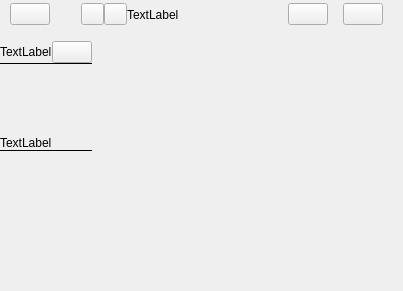
<?xml version="1.0" encoding="UTF-8"?>
<ui version="4.0">
 <class>MyCalendar</class>
 <widget class="QWidget" name="MyCalendar">
  <property name="geometry">
   <rect>
    <x>0</x>
    <y>0</y>
    <width>403</width>
    <height>291</height>
   </rect>
  </property>
  <property name="windowTitle">
   <string>Form</string>
  </property>
  <layout class="QVBoxLayout" name="verticalLayout">
   <property name="spacing">
    <number>0</number>
   </property>
   <property name="leftMargin">
    <number>0</number>
   </property>
   <property name="topMargin">
    <number>0</number>
   </property>
   <property name="rightMargin">
    <number>0</number>
   </property>
   <property name="bottomMargin">
    <number>0</number>
   </property>
   <item>
    <widget class="QFrame" name="header_bar_container">
     <property name="sizePolicy">
      <sizepolicy hsizetype="Preferred" vsizetype="Preferred">
       <horstretch>0</horstretch>
       <verstretch>1</verstretch>
      </sizepolicy>
     </property>
     <property name="frameShape">
      <enum>QFrame::NoFrame</enum>
     </property>
     <property name="frameShadow">
      <enum>QFrame::Raised</enum>
     </property>
     <layout class="QHBoxLayout" name="horizontalLayout_2">
      <property name="spacing">
       <number>0</number>
      </property>
      <property name="leftMargin">
       <number>0</number>
      </property>
      <property name="topMargin">
       <number>0</number>
      </property>
      <property name="rightMargin">
       <number>0</number>
      </property>
      <property name="bottomMargin">
       <number>0</number>
      </property>
      <item>
       <widget class="QFrame" name="frame_4">
        <property name="sizePolicy">
         <sizepolicy hsizetype="Preferred" vsizetype="Preferred">
          <horstretch>7</horstretch>
          <verstretch>0</verstretch>
         </sizepolicy>
        </property>
        <property name="toolTip">
         <string/>
        </property>
        <property name="frameShape">
         <enum>QFrame::NoFrame</enum>
        </property>
        <property name="frameShadow">
         <enum>QFrame::Raised</enum>
        </property>
        <layout class="QHBoxLayout" name="horizontalLayout_5">
         <property name="spacing">
          <number>0</number>
         </property>
         <property name="leftMargin">
          <number>10</number>
         </property>
         <property name="topMargin">
          <number>0</number>
         </property>
         <property name="rightMargin">
          <number>0</number>
         </property>
         <property name="bottomMargin">
          <number>0</number>
         </property>
         <item>
          <widget class="QPushButton" name="refresh_button">
           <property name="sizePolicy">
            <sizepolicy hsizetype="Minimum" vsizetype="Fixed">
             <horstretch>0</horstretch>
             <verstretch>0</verstretch>
            </sizepolicy>
           </property>
           <property name="cursor">
            <cursorShape>PointingHandCursor</cursorShape>
           </property>
           <property name="focusPolicy">
            <enum>Qt::NoFocus</enum>
           </property>
           <property name="toolTip">
            <string>Refresh</string>
           </property>
           <property name="text">
            <string/>
           </property>
           <property name="icon">
            <iconset resource="../../../resources/resources.qrc">
             <normaloff>:/refresh.svg</normaloff>:/refresh.svg</iconset>
           </property>
          </widget>
         </item>
         <item>
          <spacer name="horizontalSpacer">
           <property name="orientation">
            <enum>Qt::Horizontal</enum>
           </property>
           <property name="sizeHint" stdset="0">
            <size>
             <width>46</width>
             <height>20</height>
            </size>
           </property>
          </spacer>
         </item>
        </layout>
       </widget>
      </item>
      <item>
       <widget class="QFrame" name="frame">
        <property name="sizePolicy">
         <sizepolicy hsizetype="Ignored" vsizetype="Preferred">
          <horstretch>4</horstretch>
          <verstretch>0</verstretch>
         </sizepolicy>
        </property>
        <property name="frameShape">
         <enum>QFrame::NoFrame</enum>
        </property>
        <property name="frameShadow">
         <enum>QFrame::Raised</enum>
        </property>
        <layout class="QHBoxLayout" name="horizontalLayout_6">
         <property name="spacing">
          <number>0</number>
         </property>
         <property name="leftMargin">
          <number>0</number>
         </property>
         <property name="topMargin">
          <number>0</number>
         </property>
         <property name="rightMargin">
          <number>0</number>
         </property>
         <property name="bottomMargin">
          <number>0</number>
         </property>
         <item>
          <widget class="QPushButton" name="previous_month_button">
           <property name="sizePolicy">
            <sizepolicy hsizetype="Minimum" vsizetype="Fixed">
             <horstretch>0</horstretch>
             <verstretch>0</verstretch>
            </sizepolicy>
           </property>
           <property name="cursor">
            <cursorShape>PointingHandCursor</cursorShape>
           </property>
           <property name="focusPolicy">
            <enum>Qt::NoFocus</enum>
           </property>
           <property name="toolTip">
            <string>Previous month</string>
           </property>
           <property name="text">
            <string/>
           </property>
          </widget>
         </item>
         <item>
          <widget class="QPushButton" name="next_month_button">
           <property name="sizePolicy">
            <sizepolicy hsizetype="Minimum" vsizetype="Fixed">
             <horstretch>0</horstretch>
             <verstretch>0</verstretch>
            </sizepolicy>
           </property>
           <property name="cursor">
            <cursorShape>PointingHandCursor</cursorShape>
           </property>
           <property name="focusPolicy">
            <enum>Qt::NoFocus</enum>
           </property>
           <property name="toolTip">
            <string>Next month</string>
           </property>
           <property name="text">
            <string/>
           </property>
          </widget>
         </item>
         <item>
          <spacer name="horizontalSpacer_3">
           <property name="orientation">
            <enum>Qt::Horizontal</enum>
           </property>
           <property name="sizeHint" stdset="0">
            <size>
             <width>40</width>
             <height>20</height>
            </size>
           </property>
          </spacer>
         </item>
        </layout>
       </widget>
      </item>
      <item>
       <widget class="QFrame" name="frame_5">
        <property name="sizePolicy">
         <sizepolicy hsizetype="Preferred" vsizetype="Preferred">
          <horstretch>24</horstretch>
          <verstretch>0</verstretch>
         </sizepolicy>
        </property>
        <property name="frameShape">
         <enum>QFrame::NoFrame</enum>
        </property>
        <property name="frameShadow">
         <enum>QFrame::Raised</enum>
        </property>
        <layout class="QHBoxLayout" name="horizontalLayout_4">
         <property name="spacing">
          <number>15</number>
         </property>
         <property name="leftMargin">
          <number>0</number>
         </property>
         <property name="topMargin">
          <number>0</number>
         </property>
         <property name="rightMargin">
          <number>20</number>
         </property>
         <property name="bottomMargin">
          <number>0</number>
         </property>
         <item>
          <widget class="QLabel" name="month_year_label">
           <property name="sizePolicy">
            <sizepolicy hsizetype="Preferred" vsizetype="Preferred">
             <horstretch>0</horstretch>
             <verstretch>0</verstretch>
            </sizepolicy>
           </property>
           <property name="text">
            <string>TextLabel</string>
           </property>
          </widget>
         </item>
         <item>
          <spacer name="horizontalSpacer_2">
           <property name="orientation">
            <enum>Qt::Horizontal</enum>
           </property>
           <property name="sizeHint" stdset="0">
            <size>
             <width>40</width>
             <height>20</height>
            </size>
           </property>
          </spacer>
         </item>
         <item>
          <widget class="QPushButton" name="today_button">
           <property name="sizePolicy">
            <sizepolicy hsizetype="Minimum" vsizetype="Fixed">
             <horstretch>0</horstretch>
             <verstretch>0</verstretch>
            </sizepolicy>
           </property>
           <property name="cursor">
            <cursorShape>PointingHandCursor</cursorShape>
           </property>
           <property name="focusPolicy">
            <enum>Qt::NoFocus</enum>
           </property>
           <property name="toolTip">
            <string>Current month</string>
           </property>
           <property name="text">
            <string/>
           </property>
           <property name="icon">
            <iconset resource="../../../resources/resources.qrc">
             <normaloff>:/calendar.svg</normaloff>:/calendar.svg</iconset>
           </property>
          </widget>
         </item>
         <item>
          <widget class="QPushButton" name="add_event_button">
           <property name="sizePolicy">
            <sizepolicy hsizetype="Minimum" vsizetype="Fixed">
             <horstretch>0</horstretch>
             <verstretch>0</verstretch>
            </sizepolicy>
           </property>
           <property name="cursor">
            <cursorShape>PointingHandCursor</cursorShape>
           </property>
           <property name="focusPolicy">
            <enum>Qt::NoFocus</enum>
           </property>
           <property name="toolTip">
            <string>Add assessment</string>
           </property>
           <property name="text">
            <string/>
           </property>
           <property name="icon">
            <iconset resource="../../../resources/resources.qrc">
             <normaloff>:/plus_white.svg</normaloff>:/plus_white.svg</iconset>
           </property>
          </widget>
         </item>
        </layout>
       </widget>
      </item>
     </layout>
    </widget>
   </item>
   <item>
    <widget class="QFrame" name="frame_2">
     <property name="sizePolicy">
      <sizepolicy hsizetype="Preferred" vsizetype="Preferred">
       <horstretch>0</horstretch>
       <verstretch>9</verstretch>
      </sizepolicy>
     </property>
     <property name="frameShape">
      <enum>QFrame::NoFrame</enum>
     </property>
     <property name="frameShadow">
      <enum>QFrame::Raised</enum>
     </property>
     <layout class="QHBoxLayout" name="horizontalLayout">
      <property name="spacing">
       <number>0</number>
      </property>
      <property name="leftMargin">
       <number>0</number>
      </property>
      <property name="topMargin">
       <number>0</number>
      </property>
      <property name="rightMargin">
       <number>0</number>
      </property>
      <property name="bottomMargin">
       <number>0</number>
      </property>
      <item>
       <widget class="QFrame" name="left_column_container">
        <property name="sizePolicy">
         <sizepolicy hsizetype="Preferred" vsizetype="Preferred">
          <horstretch>1</horstretch>
          <verstretch>0</verstretch>
         </sizepolicy>
        </property>
        <property name="frameShape">
         <enum>QFrame::NoFrame</enum>
        </property>
        <property name="frameShadow">
         <enum>QFrame::Raised</enum>
        </property>
        <layout class="QVBoxLayout" name="verticalLayout_9">
         <property name="spacing">
          <number>0</number>
         </property>
         <property name="leftMargin">
          <number>0</number>
         </property>
         <property name="topMargin">
          <number>0</number>
         </property>
         <property name="rightMargin">
          <number>0</number>
         </property>
         <property name="bottomMargin">
          <number>0</number>
         </property>
         <item>
          <widget class="QFrame" name="left_col_top_spacer">
           <property name="sizePolicy">
            <sizepolicy hsizetype="Preferred" vsizetype="Preferred">
             <horstretch>0</horstretch>
             <verstretch>1</verstretch>
            </sizepolicy>
           </property>
           <property name="frameShape">
            <enum>QFrame::NoFrame</enum>
           </property>
           <property name="frameShadow">
            <enum>QFrame::Raised</enum>
           </property>
          </widget>
         </item>
         <item>
          <widget class="QFrame" name="class_list_container">
           <property name="sizePolicy">
            <sizepolicy hsizetype="Preferred" vsizetype="Preferred">
             <horstretch>0</horstretch>
             <verstretch>8</verstretch>
            </sizepolicy>
           </property>
           <property name="frameShape">
            <enum>QFrame::NoFrame</enum>
           </property>
           <property name="frameShadow">
            <enum>QFrame::Raised</enum>
           </property>
           <layout class="QVBoxLayout" name="verticalLayout_4">
            <property name="spacing">
             <number>0</number>
            </property>
            <property name="leftMargin">
             <number>0</number>
            </property>
            <property name="topMargin">
             <number>0</number>
            </property>
            <property name="rightMargin">
             <number>0</number>
            </property>
            <property name="bottomMargin">
             <number>0</number>
            </property>
            <item>
             <widget class="QFrame" name="frame_11">
              <property name="sizePolicy">
               <sizepolicy hsizetype="Preferred" vsizetype="Preferred">
                <horstretch>0</horstretch>
                <verstretch>3</verstretch>
               </sizepolicy>
              </property>
              <property name="frameShape">
               <enum>QFrame::NoFrame</enum>
              </property>
              <property name="frameShadow">
               <enum>QFrame::Raised</enum>
              </property>
              <layout class="QVBoxLayout" name="verticalLayout_6">
               <property name="spacing">
                <number>0</number>
               </property>
               <property name="leftMargin">
                <number>0</number>
               </property>
               <property name="topMargin">
                <number>0</number>
               </property>
               <property name="rightMargin">
                <number>0</number>
               </property>
               <property name="bottomMargin">
                <number>0</number>
               </property>
               <item>
                <widget class="QFrame" name="frame_9">
                 <property name="sizePolicy">
                  <sizepolicy hsizetype="Preferred" vsizetype="Preferred">
                   <horstretch>0</horstretch>
                   <verstretch>1</verstretch>
                  </sizepolicy>
                 </property>
                 <property name="frameShape">
                  <enum>QFrame::NoFrame</enum>
                 </property>
                 <property name="frameShadow">
                  <enum>QFrame::Raised</enum>
                 </property>
                 <layout class="QHBoxLayout" name="horizontalLayout_7">
                  <property name="spacing">
                   <number>0</number>
                  </property>
                  <property name="leftMargin">
                   <number>0</number>
                  </property>
                  <property name="topMargin">
                   <number>0</number>
                  </property>
                  <property name="rightMargin">
                   <number>0</number>
                  </property>
                  <property name="bottomMargin">
                   <number>0</number>
                  </property>
                  <item>
                   <widget class="QLabel" name="class_list_label">
                    <property name="text">
                     <string>TextLabel</string>
                    </property>
                   </widget>
                  </item>
                  <item>
                   <spacer name="horizontalSpacer_4">
                    <property name="orientation">
                     <enum>Qt::Horizontal</enum>
                    </property>
                    <property name="sizeHint" stdset="0">
                     <size>
                      <width>0</width>
                      <height>20</height>
                     </size>
                    </property>
                   </spacer>
                  </item>
                  <item>
                   <widget class="QPushButton" name="add_class_button">
                    <property name="sizePolicy">
                     <sizepolicy hsizetype="Maximum" vsizetype="Fixed">
                      <horstretch>0</horstretch>
                      <verstretch>0</verstretch>
                     </sizepolicy>
                    </property>
                    <property name="cursor">
                     <cursorShape>PointingHandCursor</cursorShape>
                    </property>
                    <property name="focusPolicy">
                     <enum>Qt::NoFocus</enum>
                    </property>
                    <property name="toolTip">
                     <string>Add class</string>
                    </property>
                    <property name="text">
                     <string/>
                    </property>
                    <property name="icon">
                     <iconset resource="../../../resources/resources.qrc">
                      <normaloff>:/plus.svg</normaloff>:/plus.svg</iconset>
                    </property>
                   </widget>
                  </item>
                 </layout>
                </widget>
               </item>
               <item>
                <widget class="QFrame" name="line">
                 <property name="minimumSize">
                  <size>
                   <width>0</width>
                   <height>1</height>
                  </size>
                 </property>
                 <property name="maximumSize">
                  <size>
                   <width>16777215</width>
                   <height>1</height>
                  </size>
                 </property>
                 <property name="frameShape">
                  <enum>QFrame::HLine</enum>
                 </property>
                 <property name="frameShadow">
                  <enum>QFrame::Plain</enum>
                 </property>
                 <property name="midLineWidth">
                  <number>0</number>
                 </property>
                </widget>
               </item>
               <item>
                <widget class="QFrame" name="frame_6">
                 <property name="sizePolicy">
                  <sizepolicy hsizetype="Preferred" vsizetype="Preferred">
                   <horstretch>0</horstretch>
                   <verstretch>9</verstretch>
                  </sizepolicy>
                 </property>
                 <property name="frameShape">
                  <enum>QFrame::NoFrame</enum>
                 </property>
                 <property name="frameShadow">
                  <enum>QFrame::Raised</enum>
                 </property>
                 <layout class="QVBoxLayout" name="verticalLayout_10">
                  <property name="spacing">
                   <number>0</number>
                  </property>
                  <property name="leftMargin">
                   <number>0</number>
                  </property>
                  <property name="topMargin">
                   <number>0</number>
                  </property>
                  <property name="rightMargin">
                   <number>0</number>
                  </property>
                  <property name="bottomMargin">
                   <number>0</number>
                  </property>
                  <item>
                   <layout class="QVBoxLayout" name="class_list_layout">
                    <property name="spacing">
                     <number>0</number>
                    </property>
                    <property name="topMargin">
                     <number>10</number>
                    </property>
                   </layout>
                  </item>
                 </layout>
                </widget>
               </item>
              </layout>
             </widget>
            </item>
           </layout>
          </widget>
         </item>
         <item>
          <widget class="QFrame" name="to_do_list_container">
           <property name="sizePolicy">
            <sizepolicy hsizetype="Preferred" vsizetype="Preferred">
             <horstretch>0</horstretch>
             <verstretch>12</verstretch>
            </sizepolicy>
           </property>
           <property name="frameShape">
            <enum>QFrame::NoFrame</enum>
           </property>
           <property name="frameShadow">
            <enum>QFrame::Raised</enum>
           </property>
           <layout class="QVBoxLayout" name="verticalLayout_5">
            <property name="spacing">
             <number>0</number>
            </property>
            <property name="leftMargin">
             <number>0</number>
            </property>
            <property name="topMargin">
             <number>0</number>
            </property>
            <property name="rightMargin">
             <number>0</number>
            </property>
            <property name="bottomMargin">
             <number>0</number>
            </property>
            <item>
             <widget class="QFrame" name="frame_15">
              <property name="frameShape">
               <enum>QFrame::NoFrame</enum>
              </property>
              <property name="frameShadow">
               <enum>QFrame::Raised</enum>
              </property>
              <layout class="QHBoxLayout" name="horizontalLayout_9">
               <property name="spacing">
                <number>0</number>
               </property>
               <property name="leftMargin">
                <number>0</number>
               </property>
               <property name="topMargin">
                <number>0</number>
               </property>
               <property name="rightMargin">
                <number>0</number>
               </property>
               <property name="bottomMargin">
                <number>0</number>
               </property>
               <item>
                <widget class="QLabel" name="to_do_list_label">
                 <property name="sizePolicy">
                  <sizepolicy hsizetype="Preferred" vsizetype="Preferred">
                   <horstretch>0</horstretch>
                   <verstretch>0</verstretch>
                  </sizepolicy>
                 </property>
                 <property name="text">
                  <string>TextLabel</string>
                 </property>
                </widget>
               </item>
               <item>
                <spacer name="horizontalSpacer_5">
                 <property name="orientation">
                  <enum>Qt::Horizontal</enum>
                 </property>
                 <property name="sizeHint" stdset="0">
                  <size>
                   <width>0</width>
                   <height>0</height>
                  </size>
                 </property>
                </spacer>
               </item>
              </layout>
             </widget>
            </item>
            <item>
             <widget class="QFrame" name="frame_10">
              <property name="sizePolicy">
               <sizepolicy hsizetype="Preferred" vsizetype="Preferred">
                <horstretch>0</horstretch>
                <verstretch>10</verstretch>
               </sizepolicy>
              </property>
              <property name="frameShape">
               <enum>QFrame::NoFrame</enum>
              </property>
              <property name="frameShadow">
               <enum>QFrame::Raised</enum>
              </property>
              <layout class="QVBoxLayout" name="verticalLayout_7">
               <property name="spacing">
                <number>0</number>
               </property>
               <property name="leftMargin">
                <number>0</number>
               </property>
               <property name="topMargin">
                <number>0</number>
               </property>
               <property name="rightMargin">
                <number>0</number>
               </property>
               <property name="bottomMargin">
                <number>0</number>
               </property>
               <item>
                <widget class="QFrame" name="to_do_list_line">
                 <property name="minimumSize">
                  <size>
                   <width>0</width>
                   <height>1</height>
                  </size>
                 </property>
                 <property name="maximumSize">
                  <size>
                   <width>16777215</width>
                   <height>1</height>
                  </size>
                 </property>
                 <property name="frameShape">
                  <enum>QFrame::HLine</enum>
                 </property>
                 <property name="frameShadow">
                  <enum>QFrame::Plain</enum>
                 </property>
                </widget>
               </item>
               <item>
                <layout class="QVBoxLayout" name="scroll_container">
                 <property name="spacing">
                  <number>0</number>
                 </property>
                 <property name="sizeConstraint">
                  <enum>QLayout::SetDefaultConstraint</enum>
                 </property>
                 <property name="topMargin">
                  <number>10</number>
                 </property>
                 <item>
                  <widget class="QScrollArea" name="scroll_area">
                   <property name="frameShape">
                    <enum>QFrame::NoFrame</enum>
                   </property>
                   <property name="verticalScrollBarPolicy">
                    <enum>Qt::ScrollBarAlwaysOff</enum>
                   </property>
                   <property name="widgetResizable">
                    <bool>true</bool>
                   </property>
                   <widget class="QWidget" name="scroll_area_container">
                    <property name="geometry">
                     <rect>
                      <x>0</x>
                      <y>0</y>
                      <width>79</width>
                      <height>119</height>
                     </rect>
                    </property>
                    <layout class="QVBoxLayout" name="to_do_list_layout">
                     <property name="spacing">
                      <number>0</number>
                     </property>
                     <property name="leftMargin">
                      <number>0</number>
                     </property>
                     <property name="topMargin">
                      <number>0</number>
                     </property>
                     <property name="rightMargin">
                      <number>0</number>
                     </property>
                     <property name="bottomMargin">
                      <number>0</number>
                     </property>
                    </layout>
                   </widget>
                  </widget>
                 </item>
                </layout>
               </item>
              </layout>
             </widget>
            </item>
           </layout>
          </widget>
         </item>
         <item>
          <widget class="QFrame" name="left_col_bottom_spacer">
           <property name="sizePolicy">
            <sizepolicy hsizetype="Preferred" vsizetype="Preferred">
             <horstretch>0</horstretch>
             <verstretch>1</verstretch>
            </sizepolicy>
           </property>
           <property name="frameShape">
            <enum>QFrame::NoFrame</enum>
           </property>
           <property name="frameShadow">
            <enum>QFrame::Raised</enum>
           </property>
          </widget>
         </item>
        </layout>
       </widget>
      </item>
      <item>
       <widget class="QFrame" name="frame_3">
        <property name="sizePolicy">
         <sizepolicy hsizetype="Preferred" vsizetype="Preferred">
          <horstretch>4</horstretch>
          <verstretch>0</verstretch>
         </sizepolicy>
        </property>
        <property name="frameShape">
         <enum>QFrame::NoFrame</enum>
        </property>
        <property name="frameShadow">
         <enum>QFrame::Raised</enum>
        </property>
        <layout class="QVBoxLayout" name="verticalLayout_2">
         <property name="spacing">
          <number>0</number>
         </property>
         <property name="leftMargin">
          <number>0</number>
         </property>
         <property name="topMargin">
          <number>0</number>
         </property>
         <property name="rightMargin">
          <number>0</number>
         </property>
         <property name="bottomMargin">
          <number>0</number>
         </property>
         <item>
          <widget class="QFrame" name="day_heading_container">
           <property name="sizePolicy">
            <sizepolicy hsizetype="Preferred" vsizetype="Preferred">
             <horstretch>0</horstretch>
             <verstretch>1</verstretch>
            </sizepolicy>
           </property>
           <property name="frameShape">
            <enum>QFrame::NoFrame</enum>
           </property>
           <property name="frameShadow">
            <enum>QFrame::Raised</enum>
           </property>
           <layout class="QHBoxLayout" name="horizontalLayout_3">
            <property name="spacing">
             <number>0</number>
            </property>
            <property name="leftMargin">
             <number>0</number>
            </property>
            <property name="topMargin">
             <number>0</number>
            </property>
            <property name="rightMargin">
             <number>0</number>
            </property>
            <property name="bottomMargin">
             <number>0</number>
            </property>
            <item>
             <layout class="QHBoxLayout" name="day_heading_layout"/>
            </item>
           </layout>
          </widget>
         </item>
         <item>
          <widget class="QFrame" name="calendar_grid_container">
           <property name="sizePolicy">
            <sizepolicy hsizetype="Preferred" vsizetype="Preferred">
             <horstretch>0</horstretch>
             <verstretch>20</verstretch>
            </sizepolicy>
           </property>
           <property name="frameShape">
            <enum>QFrame::NoFrame</enum>
           </property>
           <property name="frameShadow">
            <enum>QFrame::Raised</enum>
           </property>
           <layout class="QVBoxLayout" name="verticalLayout_3">
            <property name="spacing">
             <number>0</number>
            </property>
            <property name="leftMargin">
             <number>0</number>
            </property>
            <property name="topMargin">
             <number>0</number>
            </property>
            <property name="rightMargin">
             <number>0</number>
            </property>
            <property name="bottomMargin">
             <number>0</number>
            </property>
            <item>
             <layout class="QGridLayout" name="calendar_grid_layout"/>
            </item>
           </layout>
          </widget>
         </item>
        </layout>
       </widget>
      </item>
     </layout>
    </widget>
   </item>
  </layout>
 </widget>
 <resources>
  <include location="../../../resources/resources.qrc"/>
 </resources>
 <connections/>
</ui>
